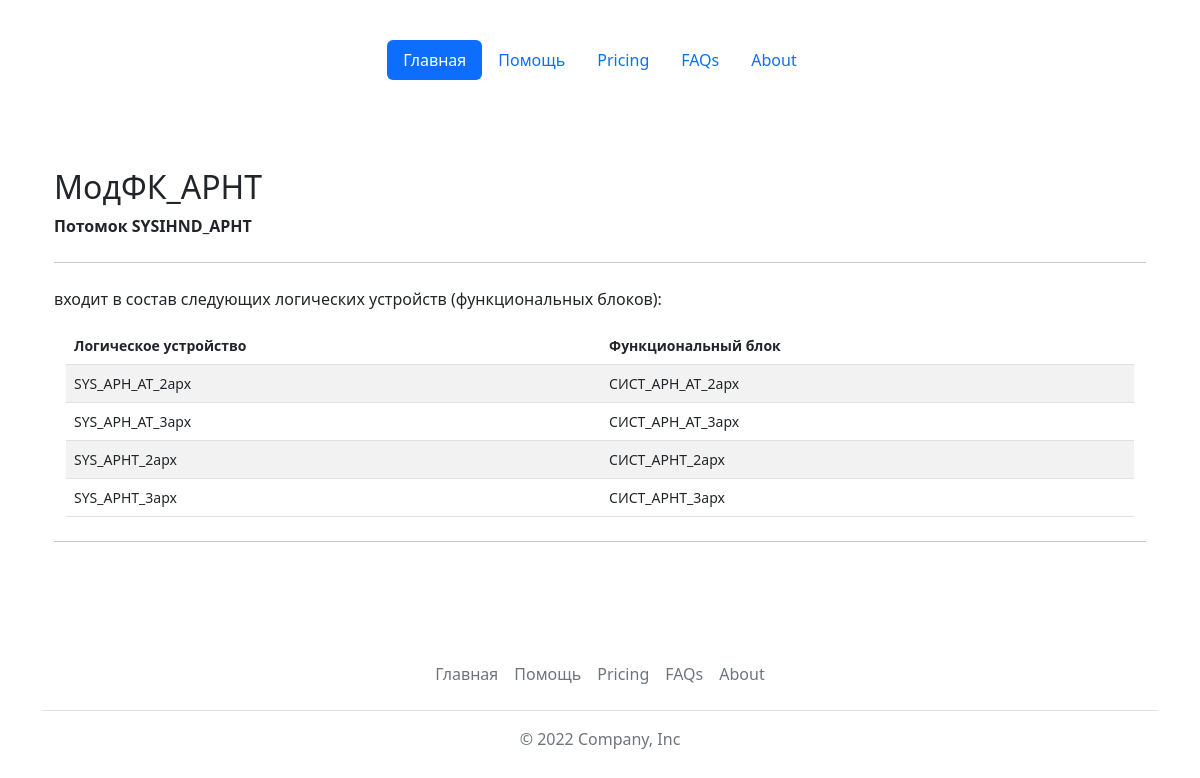
Screenshot of /checkconns/?name=МодФК_АРНТ&type=inst_ln&lntype=SYSIHND_АРНТ with the database file from the repository.
### base_types/models.py (models this page shows)
class LogicDevices(models.Model):
    id = models.AutoField(primary_key=True)
    name = models.CharField(max_length=128, verbose_name='Обозначение логического устройства', unique=True)
    fb_name = models.CharField(max_length=128, verbose_name='Обозначение функционального блока', unique=True)
    description = models.TextField(max_length=1024, blank=True, verbose_name='Назначение логического устройства (ФБ)')
    def __str__(self):
        return self.name
    class Meta:
        verbose_name = 'Логическое устройство'
        verbose_name_plural = 'Логические устройства'
        ordering = ['name']

### base_types/views.py (the view)
# urls.py: path('checkconns/', views.connslntype),
def connslntype(request):
    name = request.GET.get('name')
    type = request.GET.get('type')
    if type == 'ln_type':
        lntype = LogicNodesTypes.objects.get(name=name)
        ln_inst = LogicNodeInstantiated.objects.all().filter(ln_type=lntype.id)
        for inst in ln_inst:
            print(inst.short_name)
        return render(request, 'base_types/conns.html', {'ln_type': name, 'ln_inst':ln_inst})
    if type == 'inst_ln':
        lntype = request.GET.get('lntype')
        ln_id = LogicNodeInstantiated.objects.get(short_name=name)
        print('>', ln_id.id)
        lds = LDLNconnections.objects.all().filter(ln=ln_id.id)
        objs = list()
        for ld in lds:
            print('>>>>>>', ld.ld)
            ldevice = LogicDevices.objects.get(name=ld.ld)
            print('>>>>>+', ldevice.fb_name)
            objs.append(ldevice)
        return render(request, 'base_types/connsfb.html', {'fb': name, 'lntype':lntype, 'objs': objs})
    return HttpResponse('error')

### templates/base_types/connsfb.html
{% extends 'base.html' %}
{% block content %}
<main class="container py-5">
        {% if objs %}
        <h2 class="mt-4">{{fb}}</h2>
        <p><strong>Потомок {{lntype}}</strong></p>
        <hr class="my-4">
        <p>входит в состав следующих логических устройств (функциональных блоков):</p>
        <div class="container small">
         <table class="table table-striped">
            <thead>
                <tr>
                  <th scope="col">Логическое устройство</th>
                  <th scope="col">Функциональный блок</th>
                </tr>
            </thead>
            <tbody>
            {% for item in objs %}
            <tr>
                    <td>{{item.name}}</td>
                    <td>{{item.fb_name}}</td>
            </tr>
            {% endfor %}
            </tbody>
        </table>
        </div>
        <hr class="my-4">
        {% else %}
        <h2 class="mt-4">"{{fb}}" не входит в состав ни одного функционального блока =(</h2>
        {% endif %}
</main>
{% endblock %}

### rows the page displays
LogicDevices: name "SYS_АРН_АТ_2арх", fb_name "СИСТ_АРН_АТ_2арх"
LogicDevices: name "SYS_АРН_АТ_3арх", fb_name "СИСТ_АРН_АТ_3арх"
LogicDevices: name "SYS_АРНТ_2арх", fb_name "СИСТ_АРНТ_2арх"
LogicDevices: name "SYS_АРНТ_3арх", fb_name "СИСТ_АРНТ_3арх"

### other values shown
{{ fb }} "МодФК_АРНТ"
{{ lntype }} "SYSIHND_АРНТ"
